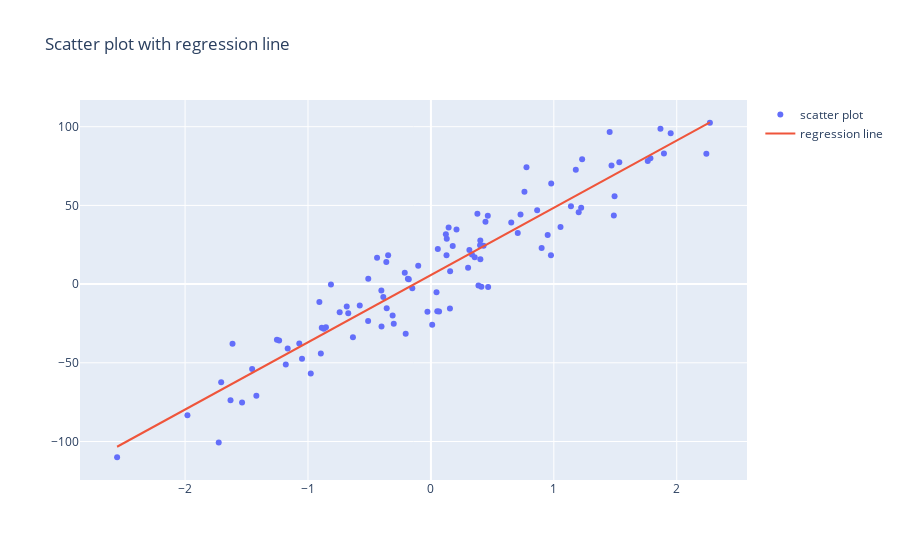

The code cell stored with this chart in its notebook:
### Code cell
X_plot = np.linspace(np.min(X), np.max(X), num=100).reshape((-1,1))
y_plot = regressor.predict(X_plot)
fig = go.Figure(layout={'title': 'Scatter plot with regression line'})
fig.add_trace(go.Scatter(x=X.ravel(), y=y, mode='markers', name='scatter plot'))
fig.add_trace(go.Scatter(x=X_plot.ravel(), y=y_plot, mode='lines', name='regression line'))
fig.show()
